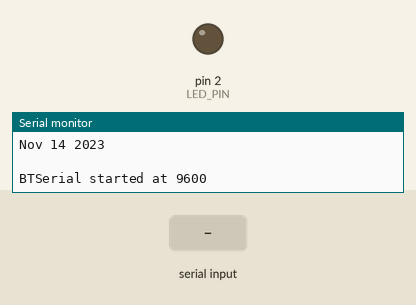
This sketch was run on a simulated Arduino Uno, built with avr-gcc and run on an emulated ATmega328P. Shown: output pins drawn as LEDs (lit = HIGH), the last lines printed to the serial monitor. Inputs (shaded band) come from the test bench.

Above: at 1.2 s.
1.3 s: "1" received over the second serial link
At 2.1 s:
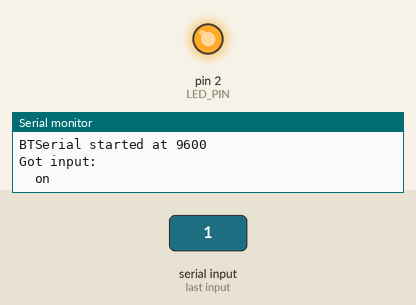
Timing chart, 0 to 4.3 s (numbered marks = the images above; inputs shaded):
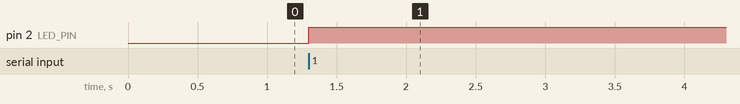

Measured:
- after the input at 1.3 s, pin 2 (LED_PIN): LOW → HIGH at once

The sketch:

sketch_hm10.ino
```cpp
#include <AltSoftSerial.h>
AltSoftSerial BTSerial;

boolean DEBUG = true;

#define LED_PIN 2
#define rxPin 1
#define txPin 0

// SoftwareSerial mySerial(txPin, rxPin); // RX, TX
// Connect HM10      Arduino Uno
//     Pin 1/TXD          Pin 7
//     Pin 2/RXD          Pin 8

void setup() {
  if (DEBUG) {
    Serial.begin(9600);
    Serial.println(__FILE__);
    Serial.println(__DATE__);
    Serial.println(" ");
  }

   //  open software serial connection to the Bluetooth module.
  BTSerial.begin(9600);
  if (DEBUG)  {   Serial.println("BTSerial started at 9600");
     }

  // If the baudrate of the HM-10 module has been updated,
  // you may need to change 9600 by another value
  // Once you have found the correct baudrate,
  // you can update it using AT+BAUDx command
  // e.g. AT+BAUD0 for 9600 bauds

  pinMode(LED_PIN, OUTPUT);
//  pinMode(rxPin, INPUT);
//  pinMode(txPin, OUTPUT);

  }


void loop() {
  int c;


  if (BTSerial.available() > 0) {
    c = BTSerial.read();
    Serial.println("Got input:");
    if (c != 0)
    {
      // Non-zero input means "turn on LED".
      Serial.println("  on");
      digitalWrite(LED_PIN, HIGH);
    }
    else
    {
      // Input value zero means "turn off LED".
      Serial.println("  off");
      digitalWrite(LED_PIN, LOW);
    }
  }
}
```
